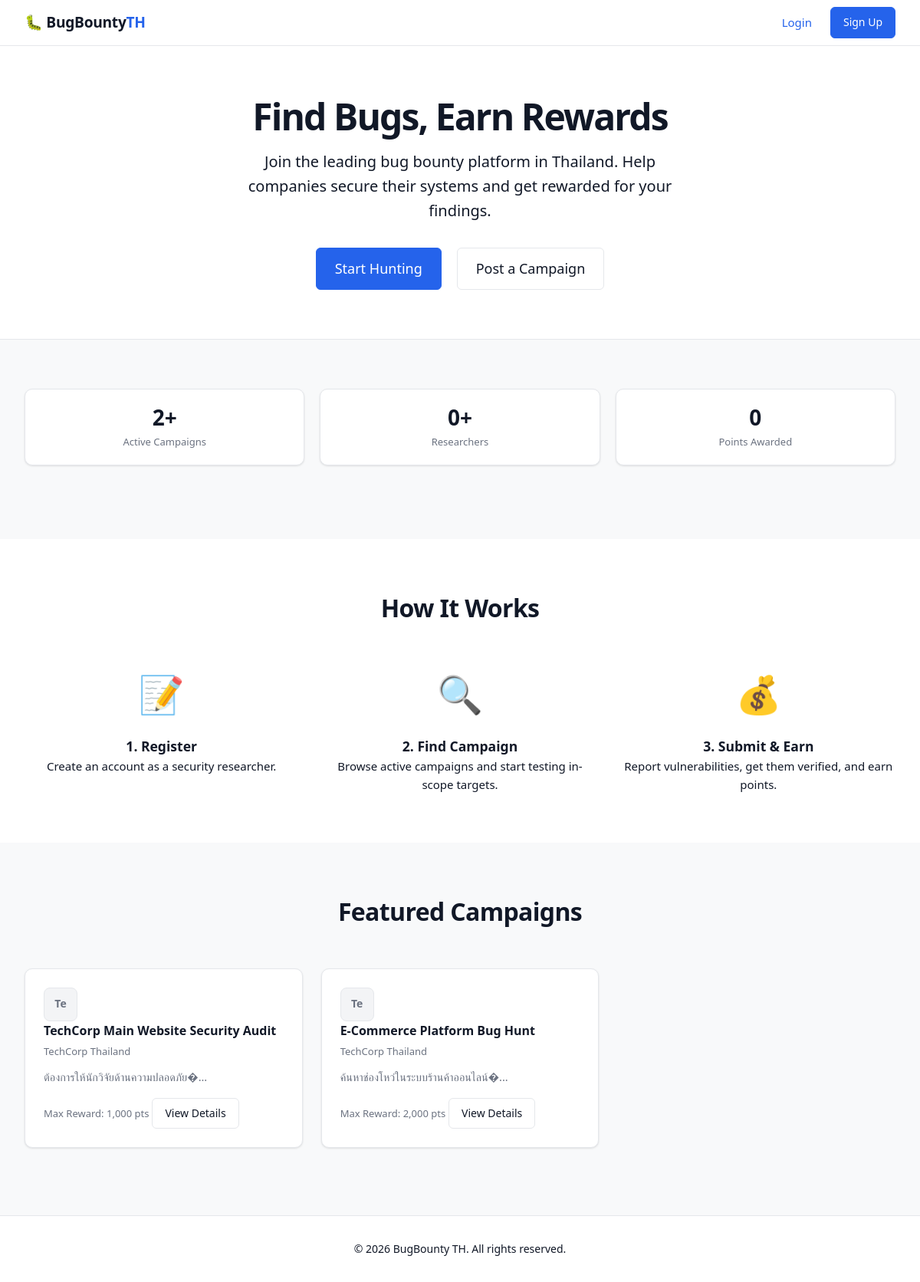
The page / on the database its author committed.
### tables this page shows
CREATE TABLE campaigns (
  id INT AUTO_INCREMENT PRIMARY KEY,
  company_id INT NOT NULL,
  title VARCHAR(200) NOT NULL,
  description TEXT NOT NULL,
  target_url VARCHAR(500),
  scope TEXT,
  rules TEXT,
  reward_sqli INT DEFAULT 500,
  reward_xss INT DEFAULT 200,
  reward_other INT DEFAULT 100,
  status ENUM('active','closed','pending') DEFAULT 'pending',
  created_at TIMESTAMP DEFAULT CURRENT_TIMESTAMP,
  FOREIGN KEY (company_id) REFERENCES users(id)
);

CREATE TABLE users (
  id INT AUTO_INCREMENT PRIMARY KEY,
  username VARCHAR(50) UNIQUE NOT NULL,
  email VARCHAR(100) UNIQUE NOT NULL,
  password VARCHAR(255) NOT NULL,
  role ENUM('user','company','admin') NOT NULL DEFAULT 'user',
  company_name VARCHAR(100) NULL,
  points INT DEFAULT 0,
  status ENUM('active','banned') DEFAULT 'active',
  created_at TIMESTAMP DEFAULT CURRENT_TIMESTAMP
);

### includes/functions.php (called while the page is built, shortened)
<?php
function format_points($points) {
    return number_format($points) . ' pts';
}
function e($string) {
    return htmlspecialchars($string ?? '', ENT_QUOTES, 'UTF-8');
}

### public/index.php (the view, shortened to what this page needs)
<?php
require_once __DIR__ . '/../includes/functions.php';
$stats = [
    'campaigns' => $conn->query("SELECT COUNT(*) FROM campaigns WHERE status='active'")->fetch_row()[0],
    'researchers' => $conn->query("SELECT COUNT(*) FROM users WHERE role='user'")->fetch_row()[0],
    'points' => $conn->query("SELECT SUM(points_awarded) FROM reports WHERE status='Resolved'")->fetch_row()[0] ?? 0
];
$campaigns = $conn->query("SELECT c.*, u.company_name FROM campaigns c JOIN users u ON c.company_id = u.id WHERE c.status='active' ORDER BY c.created_at DESC LIMIT 3");
?>
<!DOCTYPE html>
<html lang="en">
<head>
    <link rel="stylesheet" href="<?php echo BASE_URL; ?>/assets/css/style.css">
</head>
<body>
    <nav class="navbar">
        <div class="nav-brand">🐛 BugBounty<span>TH</span></div>
        <div class="nav-links">
            <?php if(isset($_SESSION['user_id'])): ?>
                <a href="/<?php echo e($_SESSION['role']); ?>/dashboard.php" class="btn btn-primary">Dashboard</a>
            <?php else: ?>
                <a href="<?php echo BASE_URL; ?>/public/login.php">Login</a>
                <a href="<?php echo BASE_URL; ?>/public/register.php" class="btn btn-primary">Sign Up</a>
            <?php endif; ?>
        </div>
    </nav>
    <div class="hero">
        <h1>Find Bugs, Earn Rewards</h1>
        <p>Join the leading bug bounty platform in Thailand. Help companies secure their systems and get rewarded for your findings.</p>
        <div>
            <a href="<?php echo BASE_URL; ?>/public/register.php" class="btn btn-primary">Start Hunting</a>
            <a href="<?php echo BASE_URL; ?>/public/register.php?role=company" class="btn btn-outline">Post a Campaign</a>
        </div>
    </div>
    <div class="section">
        <div class="stats-grid" style="text-align: center;">
            <div class="stat-card">
                <div class="stat-value"><?php echo number_format($stats['campaigns']); ?>+</div>
                <div class="stat-label">Active Campaigns</div>
            </div>
            <div class="stat-card">
                <div class="stat-value"><?php echo number_format($stats['researchers']); ?>+</div>
                <div class="stat-label">Researchers</div>
            </div>
            <div class="stat-card">
                <div class="stat-value"><?php echo number_format($stats['points']); ?></div>
                <div class="stat-label">Points Awarded</div>
            </div>
        </div>
    </div>
    <div class="section" style="background: white;">
        <h2 class="section-title">How It Works</h2>
        <div class="steps">
            <div>
                <div class="step-icon">📝</div>
                <h3>1. Register</h3>
                <p>Create an account as a security researcher.</p>
            </div>
            <div>
                <div class="step-icon">🔍</div>
                <h3>2. Find Campaign</h3>
                <p>Browse active campaigns and start testing in-scope targets.</p>
            </div>
            <div>
                <div class="step-icon">💰</div>
                <h3>3. Submit & Earn</h3>
                <p>Report vulnerabilities, get them verified, and earn points.</p>
            </div>
        </div>
    </div>
    <div class="section">
        <h2 class="section-title">Featured Campaigns</h2>
        <div class="grid-3">
            <?php while($c = $campaigns->fetch_assoc()): ?>
            <div class="card campaign-card">
                <div class="card-header">
                    <div class="company-logo"><?php echo substr($c['company_name'], 0, 2); ?></div>
                    <div>
                        <h3 class="card-title"><?php echo e($c['title']); ?></h3>
                        <p class="card-subtitle"><?php echo e($c['company_name']); ?></p>
                    </div>
                </div>
                <p class="card-desc"><?php echo e(substr($c['description'], 0, 100)); ?>...</p>
                <div class="card-footer">
                    <span class="meta">Max Reward: <?php echo format_points($c['reward_sqli']); ?></span>
                    <a href="<?php echo BASE_URL; ?>/public/login.php" class="btn btn-outline">View Details</a>
                </div>
            </div>
            <?php endwhile; ?>
        </div>
    </div>
    <footer style="text-align: center; padding: 2rem; color: var(--text-secondary); border-top: 1px solid var(--border);">
        &copy; <?php echo date('Y'); ?> BugBounty TH. All rights reserved.
    </footer>
</body>
</html>

### assets/css/style.css (style rules this page uses)
:root { --bg: #F8F9FA; --card: #FFFFFF; --primary: #2563EB; --primary-dark: #1d4ed8; --success: #16A34A; --danger: #DC2626; --warning: #D97706; --text: #111827; --text-muted: #6B7280; --border: #E5E7EB; --sidebar-w: 240px; --radius: 10px; --radius-sm: 6px; --shadow: 0 1px 3px rgba(0,0,0,0.08), 0 1px 2px rgba(0,0,0,0.04); --shadow-md: 0 4px 6px rgba(0,0,0,0.07), 0 2px 4px rgba(0,0,0,0.05); }
*, *::before, *::after { box-sizing: border-box; margin: 0; padding: 0; }
html { scroll-behavior: smooth; }
body { font-family: system-ui, -apple-system, 'Segoe UI', sans-serif; background: var(--bg); color: var(--text); line-height: 1.6; font-size: 15px; }
a { color: var(--primary); text-decoration: none; }
.navbar { background: var(--card); border-bottom: 1px solid var(--border); padding: 0 2rem; height: 60px; display: flex; justify-content: space-between; align-items: center; position: sticky; top: 0; z-index: 100; }
.nav-brand { font-weight: 700; font-size: 1.2rem; letter-spacing: -0.3px; }
.nav-brand span { color: var(--primary); }
.nav-links { display: flex; align-items: center; gap: 1.5rem; }
.card { background: var(--card); border-radius: var(--radius); border: 1px solid var(--border); box-shadow: var(--shadow); padding: 1.5rem; margin-bottom: 1.5rem; }
.card-title { font-size: 1rem; font-weight: 600; margin-bottom: 0.25rem; }
.card-subtitle { color: var(--text-muted); font-size: 0.8125rem; }
.card-desc { color: var(--text-muted); font-size: 0.9rem; margin: 0.75rem 0 1rem; line-height: 1.5; }
.company-logo { width: 44px; height: 44px; background: #F3F4F6; border-radius: 8px; display: flex; align-items: center; justify-content: center; font-weight: 700; font-size: 0.875rem; color: var(--text-muted); flex-shrink: 0; border: 1px solid var(--border); }
.meta { color: var(--text-muted); font-size: 0.8125rem; }
.stats-grid { display: grid; grid-template-columns: repeat(auto-fit, minmax(180px, 1fr)); gap: 1.25rem; margin-bottom: 2rem; }
.stat-card { background: var(--card); border-radius: var(--radius); border: 1px solid var(--border); box-shadow: var(--shadow); padding: 1.25rem 1.5rem; }
.stat-value { font-size: 1.75rem; font-weight: 700; line-height: 1.2; }
.stat-label { color: var(--text-muted); font-size: 0.8125rem; margin-top: 0.25rem; }
.btn { display: inline-flex; align-items: center; gap: 0.375rem; padding: 0.5rem 1rem; border-radius: var(--radius-sm); font-size: 0.875rem; font-weight: 500; cursor: pointer; text-align: center; border: 1px solid transparent; text-decoration: none; transition: all 0.15s; white-space: nowrap; }
.btn-primary { background: var(--primary); color: white; border-color: var(--primary); }
.btn-outline { background: transparent; border-color: var(--border); color: var(--text); }
.grid-3 { display: grid; grid-template-columns: repeat(auto-fill, minmax(300px, 1fr)); gap: 1.5rem; }
.hero { text-align: center; padding: 5rem 2rem 4rem; background: white; border-bottom: 1px solid var(--border); }
.hero h1 { font-size: clamp(2rem, 5vw, 3.25rem); font-weight: 800; letter-spacing: -0.04em; line-height: 1.15; margin-bottom: 1.25rem; color: var(--text); }
.hero p { font-size: 1.1rem; color: var(--text-muted); max-width: 560px; margin: 0 auto 2rem; line-height: 1.6; }
.section { padding: 4rem 2rem; max-width: 1200px; margin: 0 auto; }
.section-title { text-align: center; font-size: 1.75rem; font-weight: 700; letter-spacing: -0.02em; margin-bottom: 0.75rem; }
.steps { display: grid; grid-template-columns: repeat(3, 1fr); gap: 2rem; }
footer { text-align: center; padding: 1.5rem 2rem; color: var(--text-muted); font-size: 0.875rem; border-top: 1px solid var(--border); background: var(--card); }

### public/index.php (style rules this page uses)
.hero { text-align: center; padding: 4rem 2rem; background: white; border-bottom: 1px solid var(--border); }
.hero h1 { font-size: 3rem; margin-bottom: 1rem; color: var(--text-primary); }
.hero p { font-size: 1.25rem; color: var(--text-secondary); margin-bottom: 2rem; max-width: 600px; margin-left: auto; margin-right: auto; }
.hero .btn { font-size: 1.125rem; padding: 0.75rem 1.5rem; margin: 0 0.5rem; }
.section { padding: 4rem 2rem; max-width: 1200px; margin: 0 auto; }
.section-title { text-align: center; margin-bottom: 3rem; font-size: 2rem; }
.steps { display: grid; grid-template-columns: repeat(3, 1fr); gap: 2rem; text-align: center; }
.step-icon { font-size: 3rem; margin-bottom: 1rem; }

### rows shown on the page
campaigns: company.company_name "Te", title "TechCorp Main Website Security Audit", company.company_name "TechCorp Thailand", description "ต้องการให้นักวิจัยด้านความปลอดภัย�", reward_sqli "1,000 pts"
campaigns: company.company_name "Te", title "E-Commerce Platform Bug Hunt", company.company_name "TechCorp Thailand", description "ค้นหาช่องโหว่ในระบบร้านค้าออนไลน์�", reward_sqli "2,000 pts"

### other values the page prints
$stats['campaigns'] "2"
$stats['researchers'] "0"
$stats['points'] "0"
